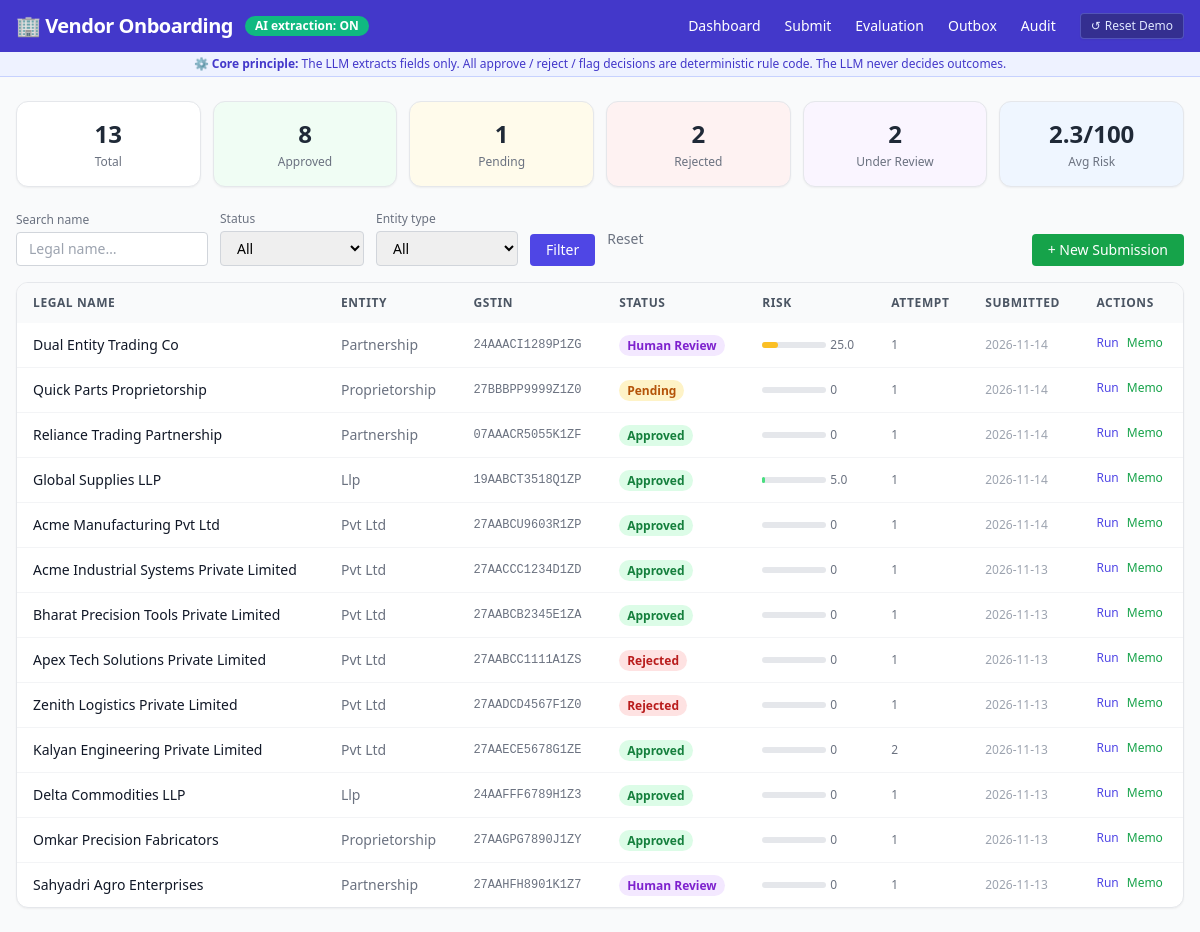
The page / on the database its author committed.
### app/models.py (models this page shows, shortened)
class VendorSubmission(Base):
    __tablename__ = "vendor_submission"
    id = Column(String, primary_key=True)
    created_at = Column(String, nullable=False)
    status = Column(String, nullable=False, default="draft")
    legal_name = Column(String, nullable=False)
    trade_name = Column(String, nullable=True)
    entity_type = Column(String, nullable=False)
    pan = Column(String, nullable=True)
    gstin = Column(String, nullable=True)
    cin = Column(String, nullable=True)
    llpin = Column(String, nullable=True)
    ifsc = Column(String, nullable=True)
    bank_account_number = Column(String, nullable=True)       # HMAC-SHA256 digest
    bank_account_number_last4 = Column(String, nullable=True)
    udyam_number = Column(String, nullable=True)
    udyam_category = Column(String, nullable=True)
    udyam_activity_type = Column(String, nullable=True)
    address_line = Column(Text, nullable=True)
    address_state_code = Column(String, nullable=True)
    email = Column(String, nullable=True)
    raw_json = Column(Text, nullable=True)
    soft_risk_score = Column(Float, nullable=True, default=0.0)
    payment_term_cap_days = Column(Integer, nullable=True)
    agreed_payment_days = Column(Integer, nullable=True)      # buyer-side input; NULL → 15-day default
    attempt_no = Column(Integer, nullable=False, default=1)

### app/routers/dashboard.py (the view)
@router.get("/", response_class=HTMLResponse)
async def dashboard(
    request: Request,
    db: Session = Depends(get_db),
    status: str = "",
    entity_type: str = "",
    q: str = "",
):
    query = db.query(VendorSubmission)
    if status:
        query = query.filter(VendorSubmission.status == status)
    if entity_type:
        query = query.filter(VendorSubmission.entity_type == entity_type)
    if q:
        query = query.filter(VendorSubmission.legal_name.ilike(f"%{q}%"))
    rows = query.order_by(VendorSubmission.created_at.desc()).all()
    all_rows = db.query(VendorSubmission).all()
    kpis = {
        "total": len(all_rows),
        "approved": sum(1 for r in all_rows if r.status == "approved"),
        "pending": sum(1 for r in all_rows if r.status == "pending"),
        "rejected": sum(1 for r in all_rows if r.status == "rejected"),
        "human_review": sum(1 for r in all_rows if r.status == "human_review"),
        "avg_risk": (
            round(
                sum(r.soft_risk_score or 0 for r in all_rows) / len(all_rows), 1
            )
            if all_rows
            else 0
        ),
    }
    return templates.TemplateResponse(
        request=request,
        name="dashboard.html",
        context={
            "rows": rows,
            "kpis": kpis,
            "filters": {"status": status, "entity_type": entity_type, "q": q},
        },
    )

### app/database.py (called while the page is built)
def get_db():
    db: Session = SessionLocal()
    try:
        yield db
    finally:
        db.close()

### app/pipeline/extractor.py (called while the page is built)
def get_extractor_mode() -> str:
    return os.getenv("EXTRACTOR_MODE", "auto").strip().lower()

def is_ai_extraction_enabled() -> bool:
    if get_extractor_mode() == "offline":
        return False
    if _CIRCUIT_BREAKER_TRIPPED:
        return False
    return bool(os.getenv("GEMINI_API_KEY"))

### app/templates.py (called while the page is built)
def is_demo_mode() -> bool:
    return os.getenv("DEMO_MODE", "true").lower() in ("true", "1", "yes")

### templates/dashboard.html (shortened to what this page needs)
{% extends "base.html" %}
{% block content %}
<div class="grid grid-cols-2 md:grid-cols-6 gap-3 mb-6">
  {% set kpi_items = [
    ("Total", kpis.total, "bg-white"),
    ("Approved", kpis.approved, "bg-green-50"),
    ("Pending", kpis.pending, "bg-amber-50"),
    ("Rejected", kpis.rejected, "bg-red-50"),
    ("Under Review", kpis.human_review, "bg-purple-50"),
    ("Avg Risk", kpis.avg_risk ~ "/100", "bg-blue-50"),
  ] %}
  {% for label, val, bg in kpi_items %}
  <div class="rounded-xl shadow-sm border border-gray-200 {{ bg }} p-4 text-center">
    <div class="text-2xl font-bold text-gray-800">{{ val }}</div>
    <div class="text-xs text-gray-500 mt-1">{{ label }}</div>
  </div>
  {% endfor %}
</div>
<form method="get" class="flex flex-wrap gap-3 mb-4 items-end">
  <div>
    <label class="block text-xs text-gray-500 mb-1">Search name</label>
    <input name="q" value="{{ filters.q }}" placeholder="Legal name…"
           class="border border-gray-300 rounded px-3 py-1.5 text-sm w-48 focus:outline-none focus:ring-2 focus:ring-indigo-300">
  </div>
  <div>
    <label class="block text-xs text-gray-500 mb-1">Status</label>
    <select name="status" class="border border-gray-300 rounded px-3 py-1.5 text-sm focus:outline-none focus:ring-2 focus:ring-indigo-300">
      <option value="">All</option>
    </select>
  </div>
  <div>
    <label class="block text-xs text-gray-500 mb-1">Entity type</label>
    <select name="entity_type" class="border border-gray-300 rounded px-3 py-1.5 text-sm focus:outline-none focus:ring-2 focus:ring-indigo-300">
      <option value="">All</option>
    </select>
  </div>
  <button type="submit" class="bg-indigo-600 text-white px-4 py-1.5 rounded text-sm hover:bg-indigo-700 transition">Filter</button>
  <a href="/" class="text-sm text-gray-500 hover:underline self-center">Reset</a>
  <a href="/submit" class="ml-auto bg-green-600 text-white px-4 py-1.5 rounded text-sm hover:bg-green-700 transition">+ New Submission</a>
</form>
<div class="bg-white rounded-xl shadow-sm border border-gray-200 overflow-x-auto">
  <table class="min-w-full text-sm">
    <thead class="bg-gray-50 text-gray-600 uppercase text-xs tracking-wider">
      <tr>
        <th class="px-4 py-3 text-left">Legal Name</th>
        <th class="px-4 py-3 text-left">Entity</th>
        <th class="px-4 py-3 text-left">GSTIN</th>
        <th class="px-4 py-3 text-left">Status</th>
        <th class="px-4 py-3 text-left">Risk</th>
        <th class="px-4 py-3 text-left">Attempt</th>
        <th class="px-4 py-3 text-left">Submitted</th>
        <th class="px-4 py-3 text-left">Actions</th>
      </tr>
    </thead>
    <tbody class="divide-y divide-gray-100">
      {% for row in rows %}
      <tr class="hover:bg-gray-50">
        <td class="px-4 py-3 font-medium text-gray-900">{{ row.legal_name }}</td>
        <td class="px-4 py-3 text-gray-500">{{ row.entity_type.replace("_"," ").title() }}</td>
        <td class="px-4 py-3 text-gray-500 font-mono text-xs">{{ (row.gstin or "")[:15] }}</td>
        <td class="px-4 py-3">
          <span class="px-2 py-0.5 rounded-full text-xs font-semibold
            {% if row.status == 'approved' %}bg-green-100 text-green-700
            {% elif row.status == 'rejected' %}bg-red-100 text-red-700
            {% elif row.status == 'pending' %}bg-amber-100 text-amber-700
            {% elif row.status == 'human_review' %}bg-purple-100 text-purple-700
            {% elif row.status == 'error' %}bg-rose-100 text-rose-700 border border-rose-300
            {% else %}bg-gray-100 text-gray-600{% endif %}">
            {{ row.status.replace("_"," ").title() }}
          </span>
        </td>
        <td class="px-4 py-3">
          <div class="flex items-center gap-1">
            <div class="w-16 bg-gray-200 rounded-full h-1.5">
              <div class="h-1.5 rounded-full
                {% if (row.soft_risk_score or 0) >= 50 %}bg-red-500
                {% elif (row.soft_risk_score or 0) >= 20 %}bg-amber-400
                {% else %}bg-green-400{% endif %}"
                style="width: {{ [row.soft_risk_score or 0, 100] | min }}%"></div>
            </div>
            <span class="text-xs text-gray-500">{{ row.soft_risk_score or 0 | int }}</span>
          </div>
        </td>
        <td class="px-4 py-3 text-xs text-gray-500">{{ row.attempt_no }}</td>
        <td class="px-4 py-3 text-xs text-gray-400">{{ (row.created_at or "")[:10] }}</td>
        <td class="px-4 py-3 flex gap-2">
          <a href="/submissions/{{ row.id }}/run" class="text-indigo-600 hover:underline text-xs">Run</a>
          <a href="/submissions/{{ row.id }}/memo" class="text-green-600 hover:underline text-xs">Memo</a>
        </td>
      </tr>
      {% else %}
      <tr><td colspan="8" class="px-4 py-8 text-center text-gray-400">No submissions found. <a href="/submit" class="text-indigo-600 hover:underline">Create one →</a></td></tr>
      {% endfor %}
    </tbody>
  </table>
</div>
{% endblock %}

### templates/base.html (shortened to what this page needs)
<!DOCTYPE html>
<html lang="en">
<head>
  <script src="https://cdn.tailwindcss.com"></script>
</head>
<body class="bg-gray-50 min-h-screen">
  <nav class="bg-indigo-700 text-white shadow-md">
    <div class="max-w-7xl mx-auto px-4 py-3 flex items-center justify-between">
      <div class="flex items-center gap-3">
        <a href="/" class="text-xl font-bold tracking-tight">🏢 Vendor Onboarding</a>
        <span class="text-xs px-2.5 py-0.5 rounded-full font-semibold {% if is_ai_extraction_enabled() %}bg-emerald-500 text-white{% else %}bg-amber-300 text-slate-900 shadow-sm{% endif %}">
          AI extraction: {% if is_ai_extraction_enabled() %}ON{% else %}OFF (offline mode){% endif %}
        </span>
      </div>
      <div class="flex gap-6 text-sm font-medium items-center">
        <a href="/" class="hover:text-indigo-200 transition">Dashboard</a>
        <a href="/submit" class="hover:text-indigo-200 transition">Submit</a>
        <a href="/eval" class="hover:text-indigo-200 transition">Evaluation</a>
        <a href="/outbox" class="hover:text-indigo-200 transition">Outbox</a>
        <a href="/audit" class="hover:text-indigo-200 transition">Audit</a>
        {% if is_demo_mode() %}
        <form method="post" action="/api/demo/reset" onsubmit="return confirm('Reset all submissions and restore baseline demo data?');" class="inline">
          <button type="submit" class="bg-indigo-900/80 hover:bg-indigo-950 text-indigo-100 px-2.5 py-1 rounded text-xs border border-indigo-400/40 transition flex items-center gap-1 shadow-sm" title="Rebuilds initial seeded state">
            <span>↺</span> Reset Demo
          </button>
        </form>
        {% endif %}
      </div>
    </div>
  </nav>
  <div class="bg-indigo-50 border-b border-indigo-200 text-xs text-indigo-700 text-center py-1 px-4">
    ⚙️ <strong>Core principle:</strong> The LLM extracts fields only. All approve / reject / flag decisions are deterministic rule code. The LLM never decides outcomes.
  </div>
  <main class="max-w-7xl mx-auto px-4 py-6">
    {% block content %}{% endblock %}
  </main>
</body>
</html>

### rows shown on the page
VendorSubmission: attempt_no "1", status "Pending", legal_name "Quick Parts Proprietorship", entity_type.replace "Proprietorship", gstin "27BBBPP9999Z1Z0", status.replace "Pending", soft_risk_score "0", created_at "2026-11-14"
VendorSubmission: legal_name "Dual Entity Trading Co", entity_type.replace "Partnership", gstin "24AAACI1289P1ZG", status.replace "Human Review", soft_risk_score "25.0", attempt_no "1", created_at "2026-11-14"
VendorSubmission: legal_name "Reliance Trading Partnership", entity_type.replace "Partnership", gstin "07AAACR5055K1ZF", status.replace "Approved", soft_risk_score "0", attempt_no "1", created_at "2026-11-14"
VendorSubmission: legal_name "Global Supplies LLP", entity_type.replace "Llp", gstin "19AABCT3518Q1ZP", status.replace "Approved", soft_risk_score "5.0", attempt_no "1", created_at "2026-11-14"
VendorSubmission: legal_name "Acme Manufacturing Pvt Ltd", entity_type.replace "Pvt Ltd", gstin "27AABCU9603R1ZP", status.replace "Approved", soft_risk_score "0", attempt_no "1", created_at "2026-11-14"
VendorSubmission: legal_name "Acme Industrial Systems Private Limited", entity_type.replace "Pvt Ltd", gstin "27AACCC1234D1ZD", status.replace "Approved", soft_risk_score "0", attempt_no "1", created_at "2026-11-13"
VendorSubmission: legal_name "Bharat Precision Tools Private Limited", entity_type.replace "Pvt Ltd", gstin "27AABCB2345E1ZA", status.replace "Approved", soft_risk_score "0", attempt_no "1", created_at "2026-11-13"
VendorSubmission: legal_name "Apex Tech Solutions Private Limited", entity_type.replace "Pvt Ltd", gstin "27AABCC1111A1ZS", status.replace "Rejected", soft_risk_score "0", attempt_no "1", created_at "2026-11-13"
VendorSubmission: legal_name "Zenith Logistics Private Limited", entity_type.replace "Pvt Ltd", gstin "27AADCD4567F1Z0", status.replace "Rejected", soft_risk_score "0", attempt_no "1", created_at "2026-11-13"
VendorSubmission: legal_name "Kalyan Engineering Private Limited", entity_type.replace "Pvt Ltd", gstin "27AAECE5678G1ZE", status.replace "Approved", soft_risk_score "0", attempt_no "2", created_at "2026-11-13"
VendorSubmission: legal_name "Delta Commodities LLP", entity_type.replace "Llp", gstin "24AAFFF6789H1Z3", status.replace "Approved", soft_risk_score "0", attempt_no "1", created_at "2026-11-13"
VendorSubmission: legal_name "Omkar Precision Fabricators", entity_type.replace "Proprietorship", gstin "27AAGPG7890J1ZY", status.replace "Approved", soft_risk_score "0", attempt_no "1", created_at "2026-11-13"
VendorSubmission: legal_name "Sahyadri Agro Enterprises", entity_type.replace "Partnership", gstin "27AAHFH8901K1Z7", status.replace "Human Review", soft_risk_score "0", attempt_no "1", created_at "2026-11-13"

### other values the page prints
{{ val }} "13" "8" "2" "2" "2.3/100"
{{ label }} "Total" "Approved" "Rejected" "Under Review" "Avg Risk"
